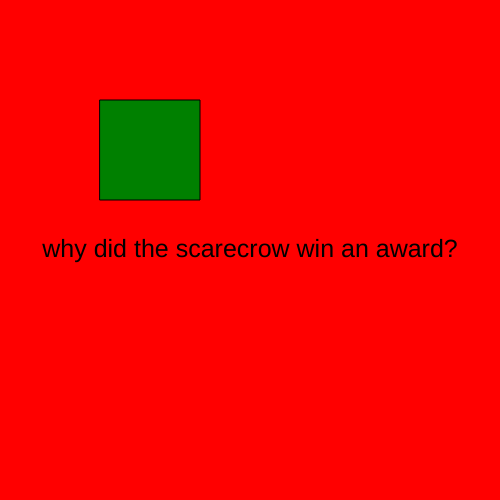
Frame 1 (no input)
Frame 60 (no input): identical to frame 1, image omitted
Frame 120 (the mouse pressed at the canvas centre since frame 60): identical to frame 1, image omitted

The p5.js sketch that drew this single still picture (run headless with seeded random() and noise() and a simulated clock; from frame 60 on, the mouse is pressed at the canvas centre):

// p5.js sketch
// ── sketch.js
let state = 0;

function setup() {
    createCanvas(500, 500);
    textAlign(CENTER, CENTER);
    rectMode(CENTER);
    textSize(25);
}

function draw() {
    switch (state) {
        case 0:
            background("red");
            text("why did the scarecrow win an award?", width / 2, height / 2);
            break;
        case 1:
            background("orange");
            text("because he was outstanding in his field!", width / 2, height / 2, 400, 500);
            break;
    }
    push();
    fill("green");
    rectMode(CORNER);
    rect(100, 100, 100, 100);
    pop();
}

function mouseReleased() {
    if ((mouseX > 100) && (mouseX < 200) && (mouseY > 100) && (mouseY < 200)) {
        state = (state + 1) % 2;
    }
}
